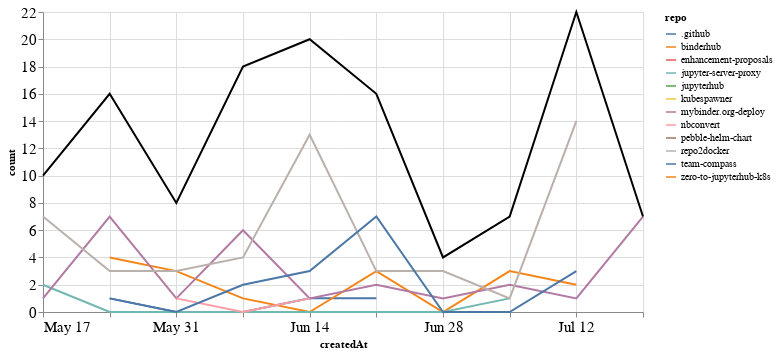

The cell this chart's notebook holds for it:
### Markdown cell above
## Comments

### Code cell
comments_time = comments.groupby('repo').resample('W', on='createdAt').count()['author'].reset_index()
comments_time = comments_time.rename(columns={'author': 'count'})
comments_time_total = comments_time.groupby('createdAt').agg({"count": "sum"}).reset_index()
ch1 = alt.Chart(comments_time, width=600).mark_line().encode(
    x='createdAt',
    y='count',
    color='repo',
    tooltip="repo"
)

ch2 = alt.Chart(comments_time_total, width=600).mark_line(color="black").encode(
    x='createdAt',
    y='count',
)

ch1 + ch2

### Figure 1 — Vega-Lite specification as saved in the notebook (floating-point values rounded to 4 significant figures)
{"config": {"axisLeft": {"labelFontSize": 15}, "axisBottom": {"labelFontSize": 15}}, "layer": [{"data": {"name": "data-fdbdc39714ead97437933271a146d295"}, "mark": "line", "encoding": {"color": {"type": "nominal", "field": "repo"}, "tooltip": {"type": "nominal", "field": "repo"}, "x": {"type": "temporal", "field": "createdAt"}, "y": {"type": "quantitative", "field": "count"}}, "width": 600}, {"data": {"name": "data-0abfc37c540850a1e78eeaa6455b76cf"}, "mark": {"type": "line", "color": "black"}, "encoding": {"x": {"type": "temporal", "field": "createdAt"}, "y": {"type": "quantitative", "field": "count"}}, "width": 600}], "$schema": "https://vega.github.io/schema/vega-lite/v4.8.1.json", "datasets": {"data-fdbdc39714ead97437933271a146d295": [{"repo": ".github", "createdAt": "2020-05-24T00:00:00", "count": 1}, {"repo": ".github", "createdAt": "2020-05-31T00:00:00", "count": 0}, {"repo": ".github", "createdAt": "2020-06-07T00:00:00", "count": 0}, {"repo": ".github", "createdAt": "2020-06-14T00:00:00", "count": 1}, {"repo": ".github", "createdAt": "2020-06-21T00:00:00", "count": 1}, {"repo": "binderhub", "createdAt": "2020-05-24T00:00:00", "count": 4}, {"repo": "binderhub", "createdAt": "2020-05-31T00:00:00", "count": 3}, {"repo": "binderhub", "createdAt": "2020-06-07T00:00:00", "count": 1}, {"repo": "binderhub", "createdAt": "2020-06-14T00:00:00", "count": 0}, {"repo": "binderhub", "createdAt": "2020-06-21T00:00:00", "count": 3}, {"repo": "binderhub", "createdAt": "2020-06-28T00:00:00", "count": 0}, {"repo": "binderhub", "createdAt": "2020-07-05T00:00:00", "count": 3}, {"repo": "binderhub", "createdAt": "2020-07-12T00:00:00", "count": 2}, {"repo": "enhancement-proposals", "createdAt": "2020-07-12T00:00:00", "count": 2}, {"repo": "jupyter-server-proxy", "createdAt": "2020-05-17T00:00:00", "count": 2}, {"repo": "jupyter-server-proxy", "createdAt": "2020-05-24T00:00:00", "count": 0}, {"repo": "jupyter-server-proxy", "createdAt": "2020-05-31T00:00:00", "count": 0}, {"repo": "jupyter-server-proxy", "createdAt": "2020-06-07T00:00:00", "count": 0}, {"repo": "jupyter-server-proxy", "createdAt": "2020-06-14T00:00:00", "count": 0}, {"repo": "jupyter-server-proxy", "createdAt": "2020-06-21T00:00:00", "count": 0}, {"repo": "jupyter-server-proxy", "createdAt": "2020-06-28T00:00:00", "count": 0}, {"repo": "jupyter-server-proxy", "createdAt": "2020-07-05T00:00:00", "count": 1}, {"repo": "jupyterhub", "createdAt": "2020-06-07T00:00:00", "count": 1}, {"repo": "kubespawner", "createdAt": "2020-06-14T00:00:00", "count": 1}, {"repo": "mybinder.org-deploy", "createdAt": "2020-05-17T00:00:00", "count": 1}, {"repo": "mybinder.org-deploy", "createdAt": "2020-05-24T00:00:00", "count": 7}, {"repo": "mybinder.org-deploy", "createdAt": "2020-05-31T00:00:00", "count": 1}, {"repo": "mybinder.org-deploy", "createdAt": "2020-06-07T00:00:00", "count": 6}, {"repo": "mybinder.org-deploy", "createdAt": "2020-06-14T00:00:00", "count": 1}, {"repo": "mybinder.org-deploy", "createdAt": "2020-06-21T00:00:00", "count": 2}, {"repo": "mybinder.org-deploy", "createdAt": "2020-06-28T00:00:00", "count": 1}, {"repo": "mybinder.org-deploy", "createdAt": "2020-07-05T00:00:00", "count": 2}, {"repo": "mybinder.org-deploy", "createdAt": "2020-07-12T00:00:00", "count": 1}, {"repo": "mybinder.org-deploy", "createdAt": "2020-07-19T00:00:00", "count": 7}, {"repo": "nbconvert", "createdAt": "2020-05-31T00:00:00", "count": 1}, {"repo": "nbconvert", "createdAt": "2020-06-07T00:00:00", "count": 0}, {"repo": "nbconvert", "createdAt": "2020-06-14T00:00:00", "count": 1}, {"repo": "pebble-helm-chart", "createdAt": "2020-06-07T00:00:00", "count": 1}, {"repo": "repo2docker", "createdAt": "2020-05-17T00:00:00", "count": 7}, {"repo": "repo2docker", "createdAt": "2020-05-24T00:00:00", "count": 3}, {"repo": "repo2docker", "createdAt": "2020-05-31T00:00:00", "count": 3}, {"repo": "repo2docker", "createdAt": "2020-06-07T00:00:00", "count": 4}, {"repo": "repo2docker", "createdAt": "2020-06-14T00:00:00", "count": 13}, {"repo": "repo2docker", "createdAt": "2020-06-21T00:00:00", "count": 3}, {"repo": "repo2docker", "createdAt": "2020-06-28T00:00:00", "count": 3}, {"repo": "repo2docker", "createdAt": "2020-07-05T00:00:00", "count": 1}, {"repo": "repo2docker", "createdAt": "2020-07-12T00:00:00", "count": 14}, {"repo": "team-compass", "createdAt": "2020-05-24T00:00:00", "count": 1}, {"repo": "team-compass", "createdAt": "2020-05-31T00:00:00", "count": 0}, {"repo": "team-compass", "createdAt": "2020-06-07T00:00:00", "count": 2}, {"repo": "team-compass", "createdAt": "2020-06-14T00:00:00", "count": 3}, {"repo": "team-compass", "createdAt": "2020-06-21T00:00:00", "count": 7}, {"repo": "team-compass", "createdAt": "2020-06-28T00:00:00", "count": 0}, {"repo": "team-compass", "createdAt": "2020-07-05T00:00:00", "count": 0}, {"repo": "team-compass", "createdAt": "2020-07-12T00:00:00", "count": 3}, {"repo": "zero-to-jupyterhub-k8s", "createdAt": "2020-06-07T00:00:00", "count": 3}], "data-0abfc37c540850a1e78eeaa6455b76cf": [{"createdAt": "2020-05-17T00:00:00", "count": 10}, {"createdAt": "2020-05-24T00:00:00", "count": 16}, {"createdAt": "2020-05-31T00:00:00", "count": 8}, {"createdAt": "2020-06-07T00:00:00", "count": 18}, {"createdAt": "2020-06-14T00:00:00", "count": 20}, {"createdAt": "2020-06-21T00:00:00", "count": 16}, {"createdAt": "2020-06-28T00:00:00", "count": 4}, {"createdAt": "2020-07-05T00:00:00", "count": 7}, {"createdAt": "2020-07-12T00:00:00", "count": 22}, {"createdAt": "2020-07-19T00:00:00", "count": 7}]}}
